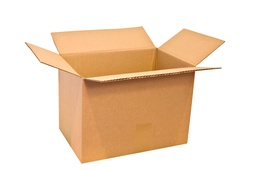
#> input picture Computer Vison/Segmentation/images/carton.jpg, 256 x 171 px, shrunk from 800 x 533 before the run
$ python InteractivGraphCuts.py
#> lines starting #> are read from the running program, lines starting #| are printed output that depends on the picture
import cv2
import numpy as np
import networkx as nx
import matplotlib.pyplot as plt

def build_graph(image, foreground, background):

    G = nx.Graph() # Create a graph
    height, width = image.shape[:2]
    source, sink = 'source', 'sink' # Define source and sink nodes
    G.add_node(source) # Add source node
    G.add_node(sink) # Add sink node

    # Add nodes
    for y in range(height):
        for x in range(width):
            pixel_node = (x, y)
            G.add_node(pixel_node)

    # Add edges
    for y in range(height):
        for x in range(width):
            pixel_node = (x, y)
            intensity = image[y, x]

            # Define neighboring pixels
            neighbors = [(x - 1, y), (x, y - 1), (x - 1, y - 1), (x - 1, y + 1), (x + 1, y - 1), (x + 1, y + 1), (x + 1, y), (x, y + 1)]

            # Add weight to edges between neighboring pixels
            for neighbor in neighbors:
                nx1, ny = neighbor
                if 0 <= nx1 < width and 0 <= ny < height:
                    neighbor_intensity = image[ny, nx1]
                    diff = intensity - neighbor_intensity
                    clipped_diff = np.clip(diff, -10, 10)
                    weight = np.exp(-abs(clipped_diff))
                    G.add_edge(neighbor, pixel_node, capacity=weight)

    return G

def apply_graph_cut(G, source, sink): # Apply graph cut to the graph
    flow_value, partitions = nx.minimum_cut(G, source, sink) # Find the minimum cut of the graph
    reachable, non_reachable = partitions # Split the graph into reachable and non-reachable nodes
    return reachable # Return the reachable nodes

def extract_segmentation(reachable, image_shape): # Extract the segmentation from the reachable nodes
    mask = np.zeros(image_shape[:2], dtype=np.uint8)
    for node in reachable:
        if node != 'source':
            x, y = node
            mask[y, x] = 1
    return mask


# Example usage
image_path = "images/carton.jpg"
image = cv2.imread(image_path)
#> image is the input picture: shape (171, 256, 3); mean B, G, R 193.7, 215.9, 239.1
image = cv2.cvtColor(image, cv2.COLOR_BGR2GRAY)
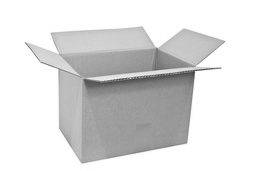
#> image: shape (171, 256); min 68, max 255, mean 220.3
foreground = [(50, 60), (70, 80)]  # Replace with actual foreground seed coordinates
background = [(10, 20), (30, 40)]  # Replace with actual background seed coordinates

G = build_graph(image, foreground, background)
print("Graph built")
reachable = apply_graph_cut(G, 'source', 'sink')
#> reachable = 43777 items
print("Graph cut applied")
mask = extract_segmentation(reachable, image.shape)
#> mask: shape (171, 256); every value is 1
print("Segmentation extracted")

segmented_image = cv2.bitwise_and(image, image, mask=mask.astype(np.uint8) * 255)

# Convert the image to RGBA
image_rgba = cv2.cvtColor(image, cv2.COLOR_BGR2BGRA)

# Create a mask for the alpha channel
alpha = np.ones(mask.shape, dtype=np.uint8) * 255

# Set the alpha channel to be transparent where the mask is 0
alpha[mask == 0] = 0

# Replace the alpha channel in the image
image_rgba[:, :, 3] = alpha

# Display the image
image_rgba = cv2.cvtColor(image, cv2.COLOR_BGR2BGRA)

# Create a mask for the alpha channel
alpha = np.ones(mask.shape, dtype=np.uint8) * 255

# Set the alpha channel to be transparent where the mask is 0
alpha[mask == 0] = 0

# Replace the alpha channel in the image
image_rgba[:, :, 3] = alpha

# Display the images sie by side
plt.figure(figsize=(20, 10))
plt.subplot(1, 2, 1)
plt.imshow(image_rgba)
plt.title('Original Image')
plt.subplot(1, 2, 2)
plt.imshow(segmented_image)
plt.title('Segmented Image')
plt.show()
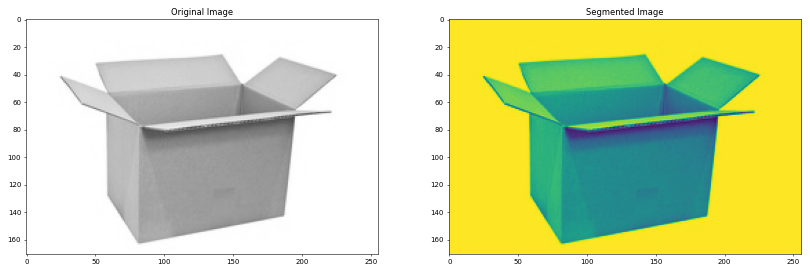
#> figure drawn by matplotlib, 2 panels

# Save the segmented image
cv2.imwrite('images/segmented_image.png', segmented_image)

# Save the image with alpha channel
cv2.imwrite('images/segmented_image_alpha.png', image_rgba)

# Save the mask
cv2.imwrite('images/mask.png', mask * 255)
